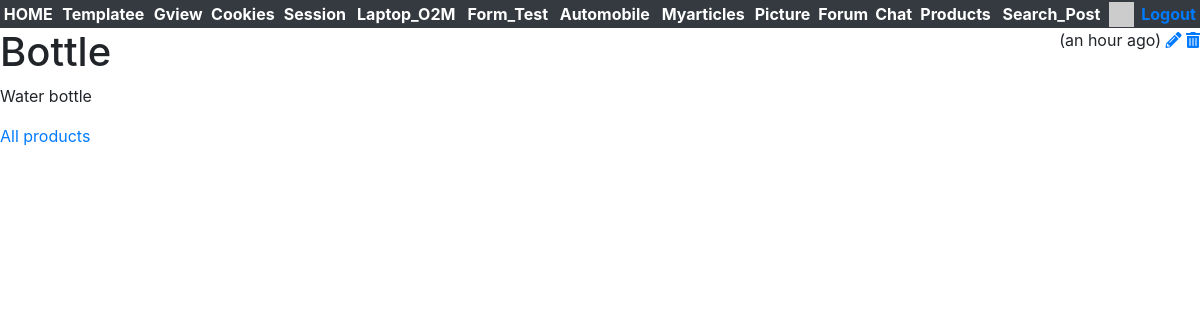
Screenshot of /fav_products/product/1 (signed in) with the database file from the repository.
### fav_products/models.py (models this page shows, shortened)
class Product(models.Model) :
    title = models.CharField(
            max_length=200,
            validators=[MinLengthValidator(2, "Title must be greater than 2 characters")]
    )
    text = models.TextField()
    owner = models.ForeignKey(settings.AUTH_USER_MODEL, on_delete=models.CASCADE,
            related_name='fav_product_owner')
    favorites = models.ManyToManyField(settings.AUTH_USER_MODEL,
        through='Fav', related_name='favorite_products')
    created_at = models.DateTimeField(auto_now_add=True)
    updated_at = models.DateTimeField(auto_now=True)

### fav_products/views.py (the view)
# urls.py: path('product/<int:pk>', views.ProductDetailView.as_view(), name='product_detail'),
class ProductDetailView(OwnerDetailView):
    model = Product
    template_name = "favs/detail.html"

### home/context_processors.py (called while the page is built)
def settings(request):
    return {
        'settings': django_settings,
    }

### home/templatetags/app_tags.py (called while the page is built)
@register.filter(name='gravatar')
def gravatar(user, size=35):
    email = str(user.email.strip().lower()).encode('utf-8')
    email_hash = md5(email).hexdigest()
    url = "//www.gravatar.com/avatar/{0}?s={1}&d=identicon&r=PG"
    return url.format(email_hash, size)

### fav_products/templates/favs/detail.html (shortened to what this page needs)
{% extends "base_bootstrap.html" %}
{% load humanize %}
{% block content %}
<span style="float: right;">
    ({{ product.updated_at|naturaltime }})
    {% if product.owner == user %}
    <a href="{% url 'fav_products:product_update' product.id %}"><i class="fa fa-pencil"></i></a>
    <a href="{% url 'fav_products:product_delete' product.id %}"><i class="fa fa-trash"></i></a>
    {% endif %}
</span>
<h1>{{ product.title }}</h1>
<p>
    {{ product.text }}
</p>
<p>
    <a href="{% url 'fav_products:all' %}">All products</a>
</p>
{% endblock %}

### rows the page displays
Product: updated_at "an hour ago", title "Bottle", text "Water bottle"
